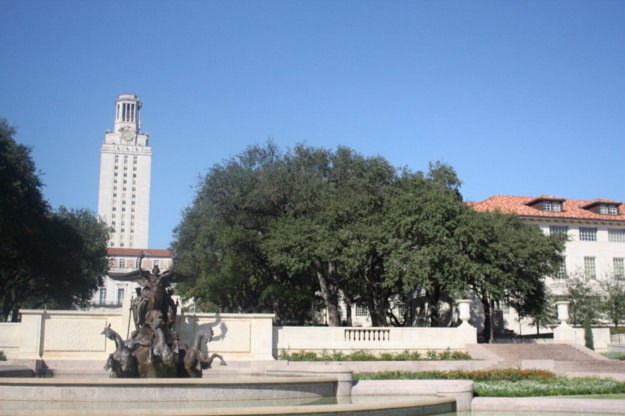
#> input picture WhatsApp Image 2020-09-11 at 21.20.57.jpeg, 625 x 416 px
$ jupyter execute Untitled.ipynb
#> lines starting #> are read from the running program, lines starting #| are printed output that depends on the picture
[cell 1]
import cv2 as cv
import numpy as np
from matplotlib import pyplot as plt
import math as ma
imgL = cv.imread('WhatsApp Image 2020-09-11 at 21.20.57.jpeg')
#> imgL is the input picture: shape (416, 625, 3); mean B, G, R 158.1, 138.7, 120.8
imgL1=cv.cvtColor(imgL,cv.COLOR_BGR2GRAY)
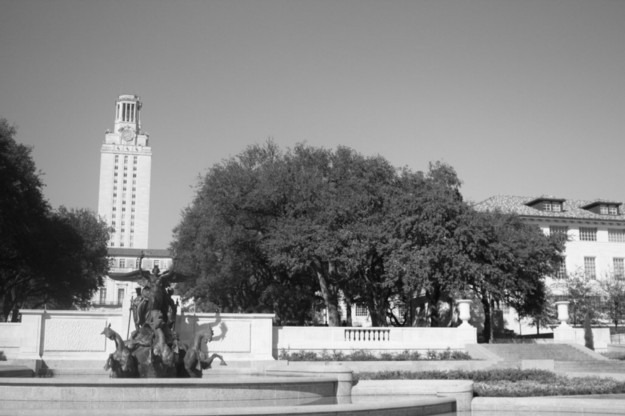
#> imgL1: shape (416, 625); min 6, max 251, mean 135.5

imgR = cv.imread('WhatsApp Image 2020-09-11 at 21.21.39.jpeg')
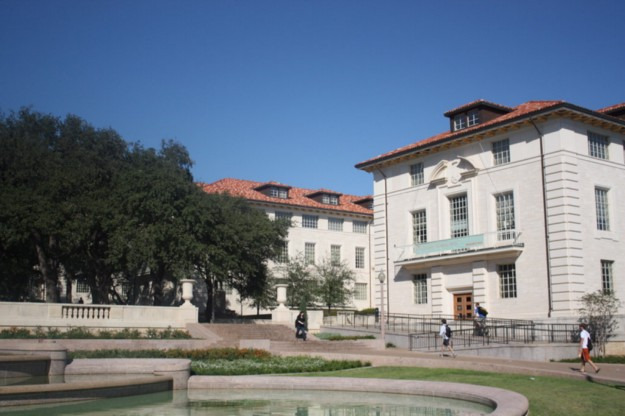
#> input picture WhatsApp Image 2020-09-11 at 21.21.39.jpeg, 625 x 416 px
#> imgR is the input picture: shape (416, 625, 3); mean B, G, R 131.1, 117.6, 106.7
imgR1=cv.cvtColor(imgR,cv.COLOR_BGR2GRAY)
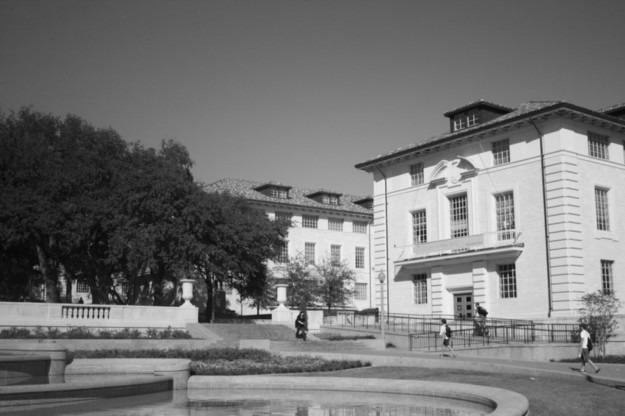
#> imgR1: shape (416, 625); min 4, max 241, mean 115.9

# Initiate SIFT detector
sift = cv.SIFT_create()
# find the keypoints and descriptors with SIFT
kp1, des1 = sift.detectAndCompute(imgL1,None)
#> kp1 = 2231 keypoints; strongest (x, y, size): (550, 336, 4.4), (444, 306, 6), (393, 320, 2), (471, 286, 1.9)
kp2, des2 = sift.detectAndCompute(imgR1,None)
#> kp2 = 1775 keypoints; strongest (x, y, size): (585, 335, 5.9), (272, 216, 5.1), (81, 301, 3.3), (444, 321, 3.4)

# BFMatcher with default params
bf = cv.BFMatcher()
matches = bf.knnMatch(des1,des2,k=2)
#> matches = 2231 matches
# Apply ratio test
good = []
for m,n in matches:
    if m.distance < 0.75*n.distance:
        good.append(m)
#> after the loop, good = 496 matches

src_p = np.float32([ kp1[m.queryIdx].pt for m in good ]).reshape(-1,1,2)
#> src_p = 496 rows, first 8: [29.43, 155.2], [33.46, 159.5], [46.56, 320.7], [103, 251.1], [110.4, 314.9], [144.5, 161.8], [198.8, 192.8], [208.1, 311.3]
dst_p=np.float32([kp2[m.trainIdx].pt for m in good]).reshape(-1,1,2)
#> dst_p = 496 rows, first 8: [95.61, 129.6], [193.6, 306.5], [594.7, 285.7], [539.5, 134.5], [438.5, 255.4], [440.5, 274.5], [500.2, 148], [487.6, 254.6]

M,msk=cv.findHomography(dst_p,src_p,cv.RANSAC,5.0)
#> M = [[0.766, 0.0381, 272.4], [-0.135, 0.913, 46.19], [-0.000346, -5.15e-05, 1]]; msk = 496 values, max 1 at index 8, min 0 at index 0, mean 0.962
matchMsk=msk.ravel().tolist()
#> matchMsk has the same summary as msk

x,y=imgL1.shape
#> x = 416; y = 625
m,n=imgR1.shape
#> m = 416; n = 625
#trans_pts=np.float32([[0,0],[0,x-1],[x,y],[y-1,0]]).reshape(-1,1,2)
#dst=cv.perspectiveTransform(trans_pts,M)

warp = cv.warpPerspective(imgR,M,(imgL.shape[1] + imgR.shape[1], imgR.shape[0]+imgL.shape[0]))
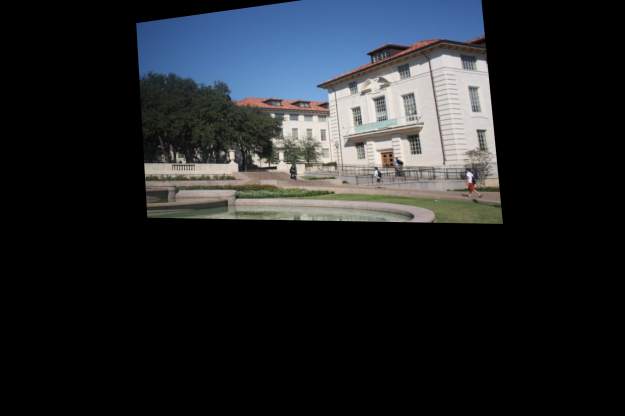
#> warp: shape (832, 1250, 3) (shown at 1/2 size); mean B, G, R 39.2, 35.9, 33.2
plt.imshow(warp)
plt.show()

'''val=dst[0:imgL.shape[0], 0:imgL.shape[1]]
val=val.copy()
plt.imshow(val)
plt.show()'''
warp[0:imgL.shape[0], 0:imgL.shape[1]] = imgL
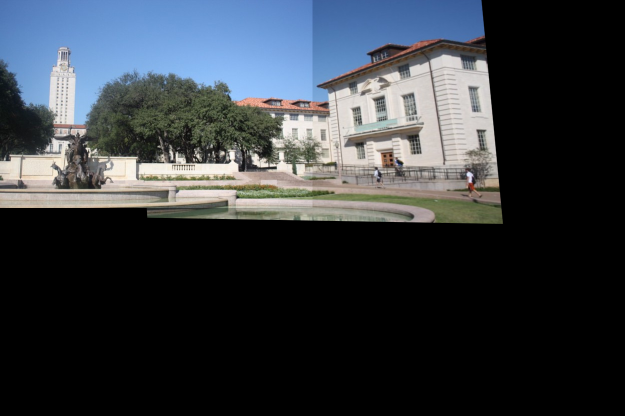
#> warp: shape (832, 1250, 3) (shown at 1/2 size); mean B, G, R 63.6, 57.8, 52.5

#dst[0:imgL.shape[0] ,imgL.shape[1]:dst.shape[1] ]=val
plt.imshow(warp)
plt.show()


'''st_img=cv.warpPerspective(imgL,M,(n+y,x))
a,b=st_img.shape'''

'''for i in range(a):
	for j in range(b):
		if 6'''


# cv.drawMatchesKnn expects list of lists as matches.
#img3 = cv.drawMatchesKnn(imgL,kp1,imgR,kp2,good,None,flags=cv.DrawMatchesFlags_NOT_DRAW_SINGLE_POINTS)
#plot.imshow(st_img),plot.show()
#plot.imshow(imgL),plot.show()
